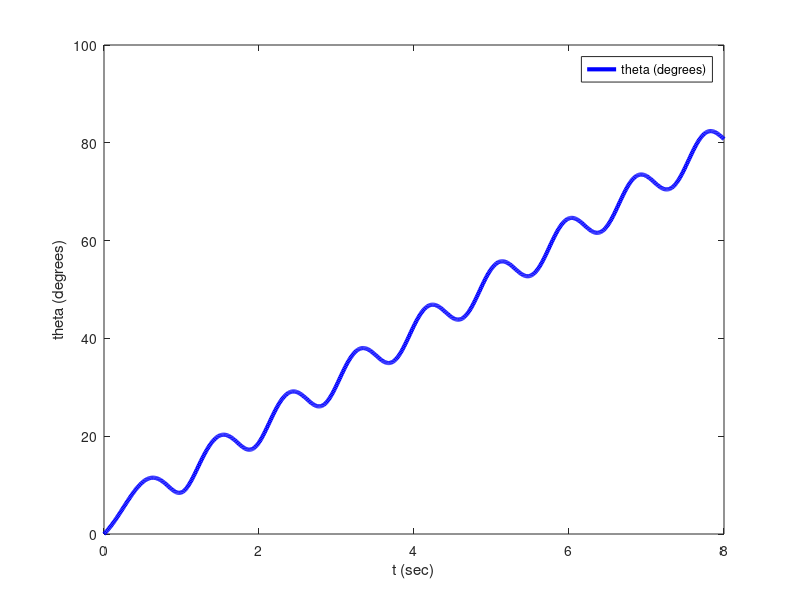

Recreate this plot in MATLAB.
function [t,VAR,Output] = MGSpinStability3DRigidBodyWithBodyXYZAngles
%===========================================================================
% File: MGSpinStability3DRigidBodyWithBodyXYZAngles.m created May 16 2019 by MotionGenesis 5.9.
% Portions copyright (c) 2009-2019 Motion Genesis LLC.  Rights reserved.
% MotionGenesis Student Licensee: clayFreeman19. (until February 2022).
% Paid-up MotionGenesis Student licensees are granted the right
% to distribute this code for legal student-academic (non-professional) purposes only,
% provided this copyright notice appears in all copies and distributions.
%===========================================================================
% The software is provided "as is", without warranty of any kind, express or    
% implied, including but not limited to the warranties of merchantability or    
% fitness for a particular purpose. In no event shall the authors, contributors,
% or copyright holders be liable for any claim, damages or other liability,     
% whether in an action of contract, tort, or otherwise, arising from, out of, or
% in connection with the software or the use or other dealings in the software. 
%===========================================================================
eventDetectedByIntegratorTerminate1OrContinue0 = [];
q1Dt=0; q2Dt=0; q3Dt=0; wxDt=0; wyDt=0; wzDt=0; theta=0;


%-------------------------------+--------------------------+-------------------+-----------------
% Quantity                      | Value                    | Units             | Description
%-------------------------------|--------------------------|-------------------|-----------------
Ixx                             =  1.381e-6;               % kg*m^2              Constant
Iyy                             =  7.405e-7;               % kg*m^2              Constant
Izz                             =  7.405e-7;               % kg*m^2              Constant

q1                              =  0;                      % degrees             Initial Value
q2                              =  0;                      % degrees             Initial Value
q3                              =  0;                      % degrees             Initial Value
wx                              =  0.2;                    % rad/sec             Initial Value
wy                              =  7.0;                    % rad/sec             Initial Value
wz                              =  0.2;                    % rad/sec             Initial Value

tInitial                        =  0.0;                    % second              Initial Time
tFinal                          =  8;                      % sec                 Final Time
tStep                           =  0.01;                   % sec                 Integration Step
printIntScreen                  =  1;                      % 0 or +integer       0 is NO screen output
printIntFile                    =  1;                      % 0 or +integer       0 is NO file   output
absError                        =  1.0E-7;                 %                     Absolute Error
relError                        =  1.0E-08;                %                     Relative Error
%-------------------------------+--------------------------+-------------------+-----------------

% Unit conversions
DEGtoRAD = pi / 180.0;
RADtoDEG = 180.0 / pi;
q1 = q1 * DEGtoRAD;
q2 = q2 * DEGtoRAD;
q3 = q3 * DEGtoRAD;

VAR = SetMatrixFromNamedQuantities;
[t,VAR,Output] = IntegrateForwardOrBackward( tInitial, tFinal, tStep, absError, relError, VAR, printIntScreen, printIntFile );
OutputToScreenOrFile( [], 0, 0 );   % Close output files.
PlotOutputFiles;


%===========================================================================
function sys = mdlDerivatives( t, VAR, uSimulink )
%===========================================================================
SetNamedQuantitiesFromMatrix( VAR );
q1Dt = (wx*cos(q3)-wy*sin(q3))/cos(q2);
q2Dt = wx*sin(q3) + wy*cos(q3);
q3Dt = wz - tan(q2)*(wx*cos(q3)-wy*sin(q3));
wxDt = (Iyy-Izz)*wy*wz/Ixx;
wyDt = -(Ixx-Izz)*wx*wz/Iyy;
wzDt = (Ixx-Iyy)*wx*wy/Izz;

sys = transpose( SetMatrixOfDerivativesPriorToIntegrationStep );
end



%===========================================================================
function VAR = SetMatrixFromNamedQuantities
%===========================================================================
VAR = zeros( 1, 6 );
VAR(1) = q1;
VAR(2) = q2;
VAR(3) = q3;
VAR(4) = wx;
VAR(5) = wy;
VAR(6) = wz;
end


%===========================================================================
function SetNamedQuantitiesFromMatrix( VAR )
%===========================================================================
q1 = VAR(1);
q2 = VAR(2);
q3 = VAR(3);
wx = VAR(4);
wy = VAR(5);
wz = VAR(6);
end


%===========================================================================
function VARp = SetMatrixOfDerivativesPriorToIntegrationStep
%===========================================================================
VARp = zeros( 1, 6 );
VARp(1) = q1Dt;
VARp(2) = q2Dt;
VARp(3) = q3Dt;
VARp(4) = wxDt;
VARp(5) = wyDt;
VARp(6) = wzDt;
end



%===========================================================================
function Output = mdlOutputs( t, VAR, uSimulink )
%===========================================================================
theta = acos(cos(q1)*cos(q3)-sin(q1)*sin(q2)*sin(q3));

Output = zeros( 1, 2 );
Output(1) = t;
Output(2) = theta*RADtoDEG;
end


%===========================================================================
function OutputToScreenOrFile( Output, shouldPrintToScreen, shouldPrintToFile )
%===========================================================================
persistent FileIdentifier hasHeaderInformationBeenWritten;

if( isempty(Output) ),
   if( ~isempty(FileIdentifier) ),
      fclose( FileIdentifier(1) );
      clear FileIdentifier;
      fprintf( 1, '\n Output is in the file MGSpinStability3DRigidBodyWithBodyXYZAngles.1\n\n' );
   end
   clear hasHeaderInformationBeenWritten;
   return;
end

if( isempty(hasHeaderInformationBeenWritten) ),
   if( shouldPrintToScreen ),
      fprintf( 1,                '%%       t            theta\n' );
      fprintf( 1,                '%%     (sec)        (degrees)\n\n' );
   end
   if( shouldPrintToFile && isempty(FileIdentifier) ),
      FileIdentifier(1) = fopen('MGSpinStability3DRigidBodyWithBodyXYZAngles.1', 'wt');   if( FileIdentifier(1) == -1 ), error('Error: unable to open file MGSpinStability3DRigidBodyWithBodyXYZAngles.1'); end
      fprintf(FileIdentifier(1), '%% FILE: MGSpinStability3DRigidBodyWithBodyXYZAngles.1\n%%\n' );
      fprintf(FileIdentifier(1), '%%       t            theta\n' );
      fprintf(FileIdentifier(1), '%%     (sec)        (degrees)\n\n' );
   end
   hasHeaderInformationBeenWritten = 1;
end

if( shouldPrintToScreen ), WriteNumericalData( 1,                 Output(1:2) );  end
if( shouldPrintToFile ),   WriteNumericalData( FileIdentifier(1), Output(1:2) );  end
end


%===========================================================================
function WriteNumericalData( fileIdentifier, Output )
%===========================================================================
numberOfOutputQuantities = length( Output );
if( numberOfOutputQuantities > 0 ),
   for( i = 1 : numberOfOutputQuantities ),
      fprintf( fileIdentifier, ' %- 14.6E', Output(i) );
   end
   fprintf( fileIdentifier, '\n' );
end
end



%===========================================================================
function PlotOutputFiles
%===========================================================================
if( printIntFile == 0 ),  return;  end
figure;
data = load( 'MGSpinStability3DRigidBodyWithBodyXYZAngles.1' ); 
plot( data(:,1),data(:,2),'-b', 'LineWidth',3 );
legend( 'theta (degrees)' );
xlabel('t (sec)');   ylabel('theta (degrees)');   % title('Some plot title');
clear data;
end



%===========================================================================
function [functionsToEvaluateForEvent, eventTerminatesIntegration1Otherwise0ToContinue, eventDirection_AscendingIs1_CrossingIs0_DescendingIsNegative1] = EventDetection( t, VAR, uSimulink )
%===========================================================================
% Detects when designated functions are zero or cross zero with positive or negative slope.
% Step 1: Uncomment call to mdlDerivatives and mdlOutputs.
% Step 2: Change functionsToEvaluateForEvent,                      e.g., change  []  to  [t - 5.67]  to stop at t = 5.67.
% Step 3: Change eventTerminatesIntegration1Otherwise0ToContinue,  e.g., change  []  to  [1]  to stop integrating.
% Step 4: Change eventDirection_AscendingIs1_CrossingIs0_DescendingIsNegative1,  e.g., change  []  to  [1].
% Step 5: Possibly modify function EventDetectedByIntegrator (if eventTerminatesIntegration1Otherwise0ToContinue is 0).
%---------------------------------------------------------------------------
% mdlDerivatives( t, VAR, uSimulink );        % UNCOMMENT FOR EVENT HANDLING
% mdlOutputs(     t, VAR, uSimulink );        % UNCOMMENT FOR EVENT HANDLING
functionsToEvaluateForEvent = [];
eventTerminatesIntegration1Otherwise0ToContinue = [];
eventDirection_AscendingIs1_CrossingIs0_DescendingIsNegative1 = [];
eventDetectedByIntegratorTerminate1OrContinue0 = eventTerminatesIntegration1Otherwise0ToContinue;
end


%===========================================================================
function [isIntegrationFinished, VAR] = EventDetectedByIntegrator( t, VAR, nIndexOfEvents )
%===========================================================================
isIntegrationFinished = eventDetectedByIntegratorTerminate1OrContinue0( nIndexOfEvents );
if( ~isIntegrationFinished ),
   SetNamedQuantitiesFromMatrix( VAR );
%  Put code here to modify how integration continues.
   VAR = SetMatrixFromNamedQuantities;
end
end



%===========================================================================
function [t,VAR,Output] = IntegrateForwardOrBackward( tInitial, tFinal, tStep, absError, relError, VAR, printIntScreen, printIntFile )
%===========================================================================
OdeMatlabOptions = odeset( 'RelTol',relError, 'AbsTol',absError, 'MaxStep',tStep, 'Events',@EventDetection );
t = tInitial;                 epsilonT = 0.001*tStep;                   tFinalMinusEpsilonT = tFinal - epsilonT;
printCounterScreen = 0;       integrateForward = tFinal >= tInitial;    tAtEndOfIntegrationStep = t + tStep;
printCounterFile   = 0;       isIntegrationFinished = 0;
mdlDerivatives( t, VAR, 0 );
while 1,
   if( (integrateForward && t >= tFinalMinusEpsilonT) || (~integrateForward && t <= tFinalMinusEpsilonT) ), isIntegrationFinished = 1;  end
   shouldPrintToScreen = printIntScreen && ( isIntegrationFinished || printCounterScreen <= 0.01 );
   shouldPrintToFile   = printIntFile   && ( isIntegrationFinished || printCounterFile   <= 0.01 );
   if( isIntegrationFinished || shouldPrintToScreen || shouldPrintToFile ),
      Output = mdlOutputs( t, VAR, 0 );
      OutputToScreenOrFile( Output, shouldPrintToScreen, shouldPrintToFile );
      if( isIntegrationFinished ), break;  end
      if( shouldPrintToScreen ), printCounterScreen = printIntScreen;  end
      if( shouldPrintToFile ),   printCounterFile   = printIntFile;    end
   end
   [TimeOdeArray, VarOdeArray, timeEventOccurredInIntegrationStep, nStatesArraysAtEvent, nIndexOfEvents] = ode45( @mdlDerivatives, [t tAtEndOfIntegrationStep], VAR, OdeMatlabOptions, 0 );
   if( isempty(timeEventOccurredInIntegrationStep) ),
      lastIndex = length( TimeOdeArray );
      t = TimeOdeArray( lastIndex );
      VAR = VarOdeArray( lastIndex, : );
      printCounterScreen = printCounterScreen - 1;
      printCounterFile   = printCounterFile   - 1;
      if( abs(tAtEndOfIntegrationStep - t) >= abs(epsilonT) ), warning('numerical integration failed'); break;  end
      tAtEndOfIntegrationStep = t + tStep;
      if( (integrateForward && tAtEndOfIntegrationStep > tFinal) || (~integrateForward && tAtEndOfIntegrationStep < tFinal) ) tAtEndOfIntegrationStep = tFinal;  end
   else
      t = timeEventOccurredInIntegrationStep( 1 );    % time  at firstEvent = 1 during this integration step.
      VAR = nStatesArraysAtEvent( 1, : );             % state at firstEvent = 1 during this integration step.
      printCounterScreen = 0;
      printCounterFile   = 0;
      [isIntegrationFinished, VAR] = EventDetectedByIntegrator( t, VAR, nIndexOfEvents(1) );
   end
end
end


%====================================================================
end    % End of function MGSpinStability3DRigidBodyWithBodyXYZAngles
%====================================================================
